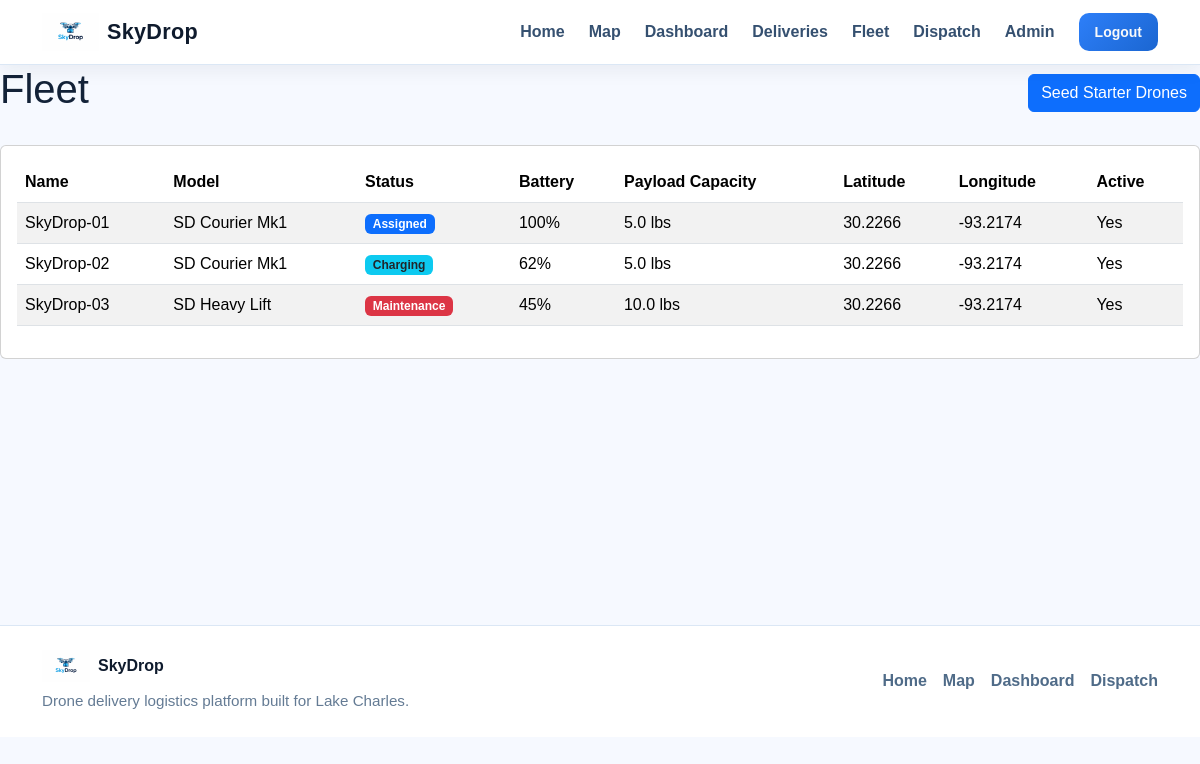
The page /fleet/ (signed in) on the database as committed earlier.
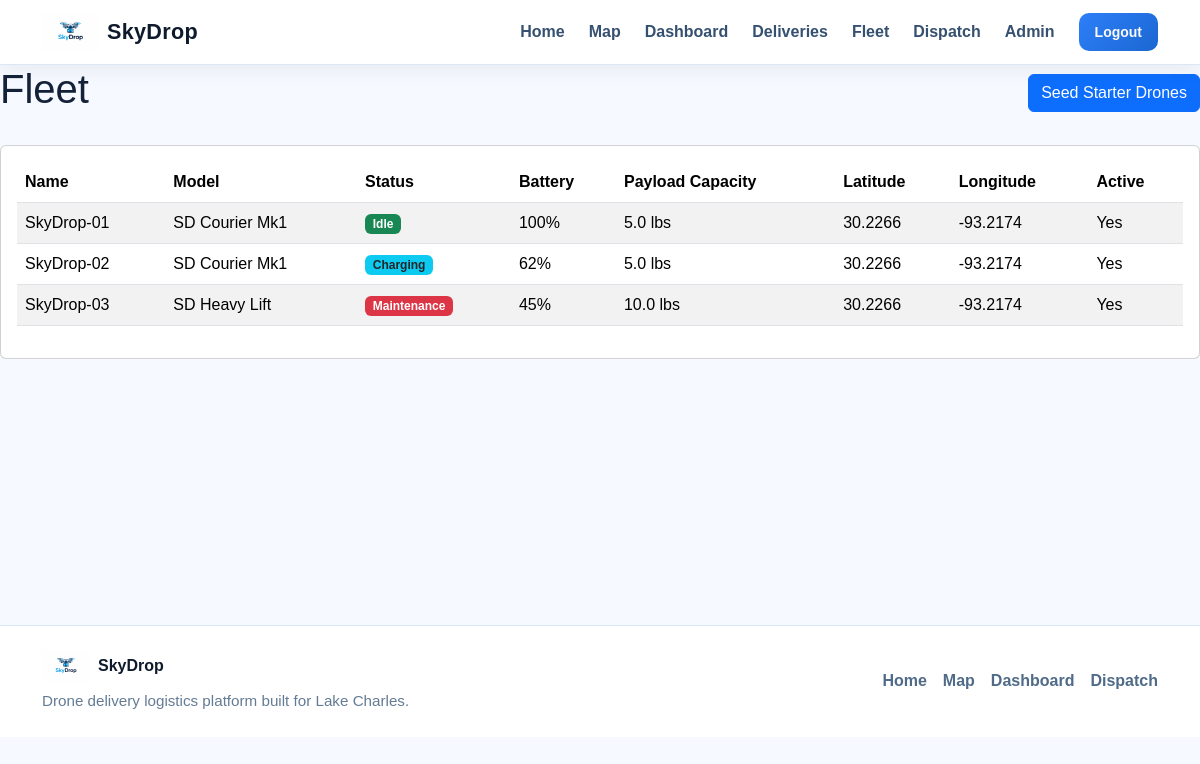
The same page on the database as committed later.
### app/models/drone.py (models this page shows, shortened)
class Drone(db.Model):
    __tablename__ = "drones"
    id = db.Column(db.Integer, primary_key=True)
    name = db.Column(db.String(100), unique=True, nullable=False, index=True)
    model = db.Column(db.String(100), nullable=False)
    status = db.Column(db.String(50), default="idle", nullable=False, index=True)
    battery_level = db.Column(db.Integer, default=100, nullable=False)
    payload_capacity = db.Column(db.Float, nullable=False)
    current_lat = db.Column(db.Float, nullable=True)
    current_lng = db.Column(db.Float, nullable=True)
    home_lat = db.Column(db.Float, nullable=True)
    home_lng = db.Column(db.Float, nullable=True)
    is_active = db.Column(db.Boolean, default=True, nullable=False)
    last_seen = db.Column(db.DateTime, default=datetime.utcnow, nullable=False)
    missions = db.relationship("Mission", back_populates="drone", lazy=True)

### app/fleet/routes.py (the view)
@fleet_bp.route("/")
@role_required("admin", "business_staff")
def fleet_list():
    drones = Drone.query.order_by(Drone.name.asc()).all()
    return render_template("fleet/fleet_list.html", drones=drones)

### app/models/user.py (called while the page is built)
    @property
    def is_admin(self):
        return self.role == "admin"

    @property
    def is_staff(self):
        return self.role in ["admin", "business_staff"]

### app/templates/fleet/fleet_list.html
{% extends "base.html" %}
{% block content %}
<div class="d-flex justify-content-between align-items-center mb-4">
    <h1>Fleet</h1>
    {% if current_user.is_authenticated and current_user.is_admin %}
        <a href="{{ url_for('fleet.seed_drones') }}" class="btn btn-primary">
            Seed Starter Drones
        </a>
    {% endif %}
</div>
<div class="card p-3">
    {% if drones %}
        <div class="table-responsive">
            <table class="table table-striped align-middle">
                <thead>
                    <tr>
                        <th>Name</th>
                        <th>Model</th>
                        <th>Status</th>
                        <th>Battery</th>
                        <th>Payload Capacity</th>
                        <th>Latitude</th>
                        <th>Longitude</th>
                        <th>Active</th>
                    </tr>
                </thead>
                <tbody>
                    {% for drone in drones %}
                    <tr>
                        <td>{{ drone.name }}</td>
                        <td>{{ drone.model }}</td>
                        <td>
                            <span class="badge
                                {% if drone.status == 'idle' %}bg-success
                                {% elif drone.status == 'assigned' %}bg-primary
                                {% elif drone.status == 'in_flight' %}bg-warning text-dark
                                {% elif drone.status == 'charging' %}bg-info text-dark
                                {% elif drone.status == 'maintenance' %}bg-danger
                                {% else %}bg-dark
                                {% endif %}">
                                {{ drone.status.replace('_', ' ').title() }}
                            </span>
                        </td>
                        <td>{{ drone.battery_level }}%</td>
                        <td>{{ drone.payload_capacity }} lbs</td>
                        <td>{{ drone.current_lat }}</td>
                        <td>{{ drone.current_lng }}</td>
                        <td>{{ "Yes" if drone.is_active else "No" }}</td>
                    </tr>
                    {% endfor %}
                </tbody>
            </table>
        </div>
    {% else %}
        <p class="mb-0">No drones found yet.</p>
    {% endif %}
</div>
{% endblock %}

Rows that differ between the two databases and show on the page:
changed Drone "SkyDrop-01": status "assigned" → "idle" (drawn); status.replace "Assigned" → "Idle"
